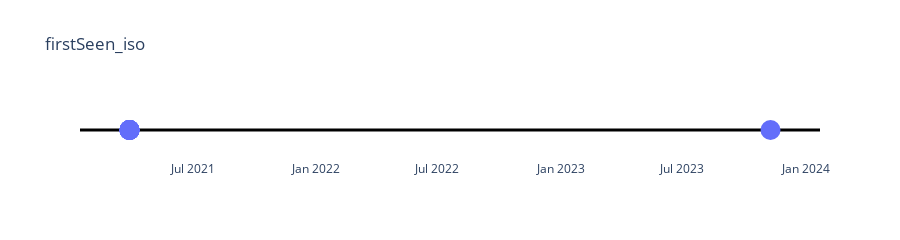

Notebook code cell kept with this figure:
### Code cell
time_to_study = 'firstSeen_iso'
datelist = data_edges[f'{time_to_study}'].to_list()[:10]
# Convert Unix epoch time to datetime objects
plot_timestamp(datelist, f'{time_to_study}')

### Figure 1 — Plotly figure (JSON) as saved in the notebook; plotly's stock layout.template omitted (floating-point values rounded to 4 significant figures)
{"data": [{"marker": {"size": 20}, "mode": "markers", "type": "scatter", "x": ["2023-11-09T14:06:28.846292992+00:00", "2021-03-28T23:52:57.192788736+00:00", "2021-03-28T23:51:43.736033792+00:00", "2021-03-28T23:51:43.747399936+00:00", "2021-03-28T23:51:43.833584128+00:00", "2021-03-28T23:51:43.835787264+00:00", "2021-03-28T23:51:43.840257536+00:00", "2021-03-28T23:51:43.841414400+00:00", "2021-03-28T23:51:49.548512+00:00", "2021-03-28T23:51:49.551736064+00:00"], "y": [0, 0, 0, 0, 0, 0, 0, 0, 0, 0]}], "layout": {"height": 200, "plot_bgcolor": "white", "title": {"text": "firstSeen_iso"}, "xaxis": {"showgrid": false}, "yaxis": {"showgrid": false, "showticklabels": false, "zeroline": true, "zerolinecolor": "black", "zerolinewidth": 3}}}
